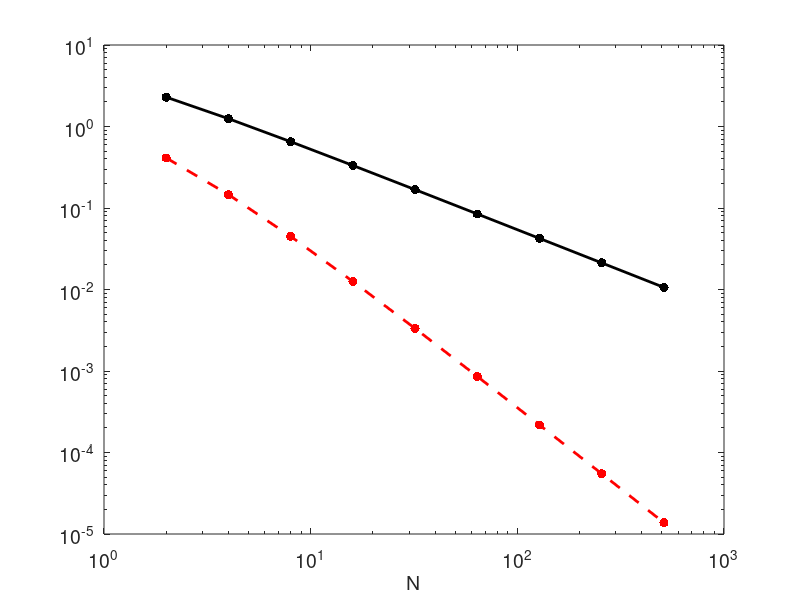

This chart was generated by the following MATLAB code: (Note: this script raises an error after producing the figure.)
 u = inline('exp(2*x)');
 uprime = inline('2*exp(2*x)');

 Nvec = 2.^[1:9]';
 err = zeros(size(Nvec));
 x = 1/2;
 fprintf('\n part (a)\n')
 for k=1:length(Nvec)
    N = Nvec(k);
    h = 1/(N+1);
    deriv = (u(x+h)-u(x))/h;
    err(k) = abs(uprime(x)-deriv);
    fprintf(' %3d   %10.7f\n', N, err(k));
 end
 loglog(Nvec,err,'k.-','linewidth',2,'markersize',20)

 fprintf('\n part (b)\n')
 for k=1:length(Nvec)
    N = Nvec(k);
    h = 1/(N+1);
    deriv = (u(x+h)-u(x-h))/(2*h);
    err(k) = abs(uprime(x)-deriv);
    fprintf(' %3d   %10.7f\n', N, err(k));
 end
 hold on
 loglog(Nvec,err,'r--','linewidth',2,'marker','.','markersize',20)
 set(gca,'fontsize',14)
 xlabel('N', 'fontsize',14)
 legend('part (a)','part (b)',3)
 print -depsc2 findiff.eps
